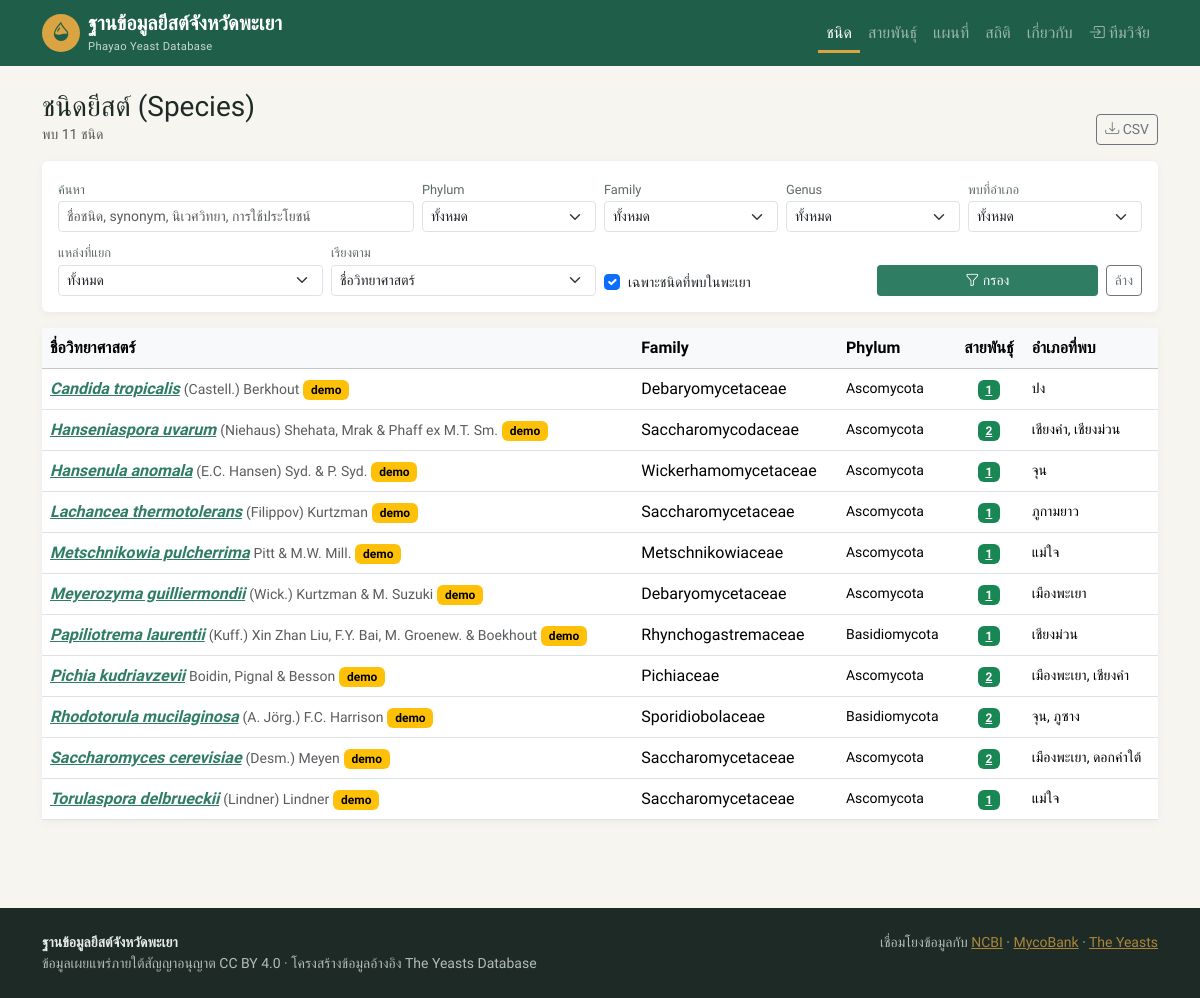
The app's page /species?found=1 with its own data.
### tables this page shows
CREATE TABLE IF NOT EXISTS species (
  id                     INT AUTO_INCREMENT PRIMARY KEY,
   
  kingdom                VARCHAR(60) DEFAULT 'Fungi',
  subkingdom             VARCHAR(60) DEFAULT 'Dikarya',
  phylum                 VARCHAR(60),
  subphylum              VARCHAR(60),
  class_name             VARCHAR(60),
  order_name             VARCHAR(60),
  family                 VARCHAR(60),
  genus                  VARCHAR(80) NOT NULL,
  epithet                VARCHAR(80) NOT NULL,
  authority              VARCHAR(200),
  year_described         SMALLINT,
  mycobank_no            VARCHAR(20),
  ncbi_taxid             INT,
  current_name           VARCHAR(300),
  basionym               VARCHAR(300),
   
  phylogenetic_placement TEXT,
  comments               TEXT,
  ecology                TEXT,
  applications           TEXT,        
   
  growth_description     TEXT,
  cell_shape             VARCHAR(200),
  cell_size              VARCHAR(100),
  filaments              VARCHAR(200),
  asexual_reproduction   VARCHAR(200),
  sexual_reproduction    TEXT,
  ascospores             VARCHAR(200),
  physiology_summary     TEXT,
  coq_system             VARCHAR(20),
   
  d1d2_ref_accession     VARCHAR(30),
  d1d2_ref_strain        VARCHAR(100),
   
  ncbi_lineage           TEXT,
  ncbi_synced_at         DATETIME,
  is_demo                TINYINT(1) NOT NULL DEFAULT 0,
  created_by             INT,
  updated_by             INT,
  created_at             TIMESTAMP DEFAULT CURRENT_TIMESTAMP,
  updated_at             TIMESTAMP DEFAULT CURRENT_TIMESTAMP ON UPDATE CURRENT_TIMESTAMP,
  UNIQUE KEY uq_species (genus, epithet),
  KEY idx_family (family),
  FULLTEXT KEY ft_species (genus, epithet, comments, ecology, applications)
);

### src/public_pages.php (called while the page is built, shortened)
<?php
function lookup_lists(): array
{
    return [
        'districts' => q_all('SELECT * FROM districts ORDER BY id'),
        'sources'   => q_all('SELECT * FROM sources ORDER BY name_th'),
        'families'  => q_all('SELECT DISTINCT family FROM species WHERE family IS NOT NULL ORDER BY family'),
        'genera'    => q_all('SELECT DISTINCT genus FROM species ORDER BY genus'),
        'species'   => q_all('SELECT id, genus, epithet FROM species ORDER BY genus, epithet'),
    ];
}
function page_species_list(): void
{
    $w = [];
    $p = [];
    if (input('found') === '1') $w[] = 'EXISTS (SELECT 1 FROM strains x WHERE x.species_id = s.id)';
    $where = $w ? 'WHERE ' . implode(' AND ', $w) : '';
    $sorts = ['name' => 's.genus, s.epithet', 'family' => 's.family, s.genus, s.epithet', 'strains' => 'n_strains DESC, s.genus'];
    $sort = $sorts[input('sort', 'name')] ?? $sorts['name'];
    $pg = paginate((int) q_val("SELECT COUNT(*) FROM species s $where", $p), (int) input('page', 1), config('per_page'));
    $rows = q_all("SELECT s.*, (SELECT COUNT(*) FROM strains x WHERE x.species_id = s.id) n_strains,
            (SELECT GROUP_CONCAT(DISTINCT d.name_th ORDER BY d.id SEPARATOR ', ') FROM strains x
               JOIN districts d ON d.id = x.district_id WHERE x.species_id = s.id) districts
        FROM species s $where ORDER BY $sort LIMIT {$pg['per']} OFFSET {$pg['offset']}", $p);
    view('species_list', compact('rows', 'pg', 'phyla') + lookup_lists() + ['title' => 'ชนิดยีสต์ (Species)']);
}

### src/db.php (called while the page is built, shortened)
<?php
function db(): PDO
{
    static $pdo = null;
    if ($pdo === null) {
        $c = config('db');
        $dsn = "mysql:host={$c['host']};port={$c['port']};dbname={$c['name']};charset=utf8mb4";
        $pdo = new PDO($dsn, $c['user'], $c['pass'], [
            PDO::ATTR_ERRMODE            => PDO::ERRMODE_EXCEPTION,
            PDO::ATTR_DEFAULT_FETCH_MODE => PDO::FETCH_ASSOC,
            PDO::ATTR_EMULATE_PREPARES   => false,
        ]);
    }
    return $pdo;
}
function q(string $sql, array $params = []): PDOStatement
{
    $st = db()->prepare($sql);
    $st->execute($params);
    return $st;
}
function q_all(string $sql, array $params = []): array
{
    return q($sql, $params)->fetchAll();
}
function q_val(string $sql, array $params = [])
{
    $v = q($sql, $params)->fetchColumn();
    return $v === false ? null : $v;
}

### src/config.php (called while the page is built, shortened)
<?php
$config = [
    'app_name'     => 'Phayao Yeast Database',
    'app_name_th'  => 'ฐานข้อมูลยีสต์จังหวัดพะเยา',
    'base_url'     => getenv('BASE_URL') ?: '',
    'db' => [
        'host' => getenv('DB_HOST') ?: '127.0.0.1',
        'port' => getenv('DB_PORT') ?: '3306',
        'name' => getenv('DB_NAME') ?: 'yeast_pyo',
        'user' => getenv('DB_USER') ?: 'root',
        'pass' => getenv('DB_PASS') ?: '',
    ],
    'ncbi' => [
        'tool'    => 'pyo_ydb',
        'email'   => getenv('NCBI_EMAIL') ?: '',
        'api_key' => getenv('NCBI_API_KEY') ?: '',
        'timeout' => 20,
    ],
    'public_coord_precision' => 2,
    'per_page'     => 20,
    'upload_dir'   => __DIR__ . '/../public/uploads',
    'upload_max'   => 10 * 1024 * 1024,
    'data_license' => 'CC BY 4.0',
];
$local = __DIR__ . '/../config.local.php';
return $config;

### views/species_list.php (the view, shortened to what this page needs)
<?php
$opt = fn($rows, $k, $v = null) => array_combine(array_column($rows, $k), array_column($rows, $v ?? $k));
$dist = array_combine(array_column($districts, 'id'), array_map(fn($d) => 'อ.' . $d['name_th'], $districts));
$src = array_combine(array_column($sources, 'id'), array_column($sources, 'name_th'));
?>
<div class="d-flex flex-wrap justify-content-between align-items-end gap-2 mb-3">
  <div><h1 class="h3 mb-0">ชนิดยีสต์ (Species)</h1><div class="text-muted small">พบ <?= number_format($pg['total']) ?> ชนิด</div></div>
  <div class="d-flex gap-2">
    <a class="btn btn-sm btn-outline-secondary" href="<?= url('export/species.csv') ?>"><i class="bi bi-download"></i> CSV</a>
  </div>
</div>
<form class="card filter-card mb-3"><div class="card-body row g-2 align-items-end">
  <div class="col-md-4"><label class="form-label">ค้นหา</label>
    <input class="form-control form-control-sm" name="q" value="<?= e(input('q')) ?>" placeholder="ชื่อชนิด, synonym, นิเวศวิทยา, การใช้ประโยชน์"></div>
  <div class="col-6 col-md-2"><?php partial('select', ['name' => 'phylum', 'label' => 'Phylum', 'options' => $opt($phyla, 'phylum'), 'value' => input('phylum')]); ?></div>
  <div class="col-6 col-md-2"><?php partial('select', ['name' => 'family', 'label' => 'Family', 'options' => $opt($families, 'family'), 'value' => input('family')]); ?></div>
  <div class="col-6 col-md-2"><?php partial('select', ['name' => 'genus', 'label' => 'Genus', 'options' => $opt($genera, 'genus'), 'value' => input('genus')]); ?></div>
  <div class="col-6 col-md-2"><?php partial('select', ['name' => 'district', 'label' => 'พบที่อำเภอ', 'options' => $dist, 'value' => input('district')]); ?></div>
  <div class="col-6 col-md-3"><?php partial('select', ['name' => 'source', 'label' => 'แหล่งที่แยก', 'options' => $src, 'value' => input('source')]); ?></div>
  <div class="col-6 col-md-3"><?php partial('select', ['name' => 'sort', 'label' => 'เรียงตาม', 'options' => ['family' => 'Family', 'strains' => 'จำนวนสายพันธุ์'], 'value' => input('sort'), 'empty' => 'ชื่อวิทยาศาสตร์']); ?></div>
  <div class="col-md-3"><div class="form-check mt-3"><input class="form-check-input" type="checkbox" name="found" value="1" id="found" <?= input('found') === '1' ? 'checked' : '' ?>>
    <label class="form-check-label small" for="found">เฉพาะชนิดที่พบในพะเยา</label></div></div>
  <div class="col-md-3 d-flex gap-2"><button class="btn btn-sm btn-pyo flex-fill"><i class="bi bi-funnel"></i> กรอง</button>
    <a class="btn btn-sm btn-outline-secondary" href="<?= url('species') ?>">ล้าง</a></div>
</div></form>
<div class="card"><div class="table-responsive"><table class="table table-hover align-middle mb-0">
  <thead class="table-light"><tr><th>ชื่อวิทยาศาสตร์</th><th class="d-none d-md-table-cell">Family</th><th class="d-none d-lg-table-cell">Phylum</th><th class="text-center">สายพันธุ์</th><th class="d-none d-md-table-cell">อำเภอที่พบ</th></tr></thead>
  <tbody>
  <?php foreach ($rows as $r): ?>
    <tr>
      <td><a class="fw-semibold" href="<?= url('species/' . $r['id']) ?>"><?= species_name($r) ?></a>
        <small class="text-muted"><?= e($r['authority']) ?></small><?= $r['is_demo'] ? ' <span class="badge text-bg-warning">demo</span>' : '' ?></td>
      <td class="d-none d-md-table-cell"><?= e($r['family']) ?></td>
      <td class="d-none d-lg-table-cell small"><?= e($r['phylum']) ?></td>
      <td class="text-center"><?= $r['n_strains'] ? '<a href="' . url('strains', ['species' => $r['id']]) . '" class="badge text-bg-success">' . $r['n_strains'] . '</a>' : '<span class="text-muted">0</span>' ?></td>
      <td class="d-none d-md-table-cell small"><?= e($r['districts'] ?? '–') ?></td>
    </tr>
  <?php endforeach; ?>
  </tbody>
</table></div></div>

### src/helpers.php (shortened to what this page needs)
<?php
function config(?string $key = null)
{
    static $cfg = null;
    $cfg ??= require __DIR__ . '/config.php';
    return $key === null ? $cfg : ($cfg[$key] ?? null);
}
function e($v): string
{
    return htmlspecialchars((string) ($v ?? ''), ENT_QUOTES, 'UTF-8');
}
function url(string $path = '', array $query = []): string
{
    $u = rtrim(config('base_url'), '/') . '/' . ltrim($path, '/');
    $query = array_filter($query, fn($v) => $v !== '' && $v !== null);
    return $query ? $u . '?' . http_build_query($query) : $u;
}
function view(string $__view, array $vars = [], string $__layout = 'layout'): void
{
    extract($vars, EXTR_SKIP);
    require __DIR__ . "/../views/$__view.php";
}
function input(string $k, $default = '')
{
    $v = $_GET[$k] ?? $default;
    return is_string($v) ? trim($v) : $v;
}
function species_name(array $row, string $g = 'genus', string $s = 'epithet'): string
{
    return '<i>' . e($row[$g] . ' ' . $row[$s]) . '</i>';
}
function paginate(int $total, int $page, int $per): array
{
    $pages = max(1, (int) ceil($total / $per));
    $page = min(max(1, $page), $pages);
    return ['total' => $total, 'page' => $page, 'pages' => $pages, 'per' => $per, 'offset' => ($page - 1) * $per];
}

### public/index.php (shortened to what this page needs)
<?php
require __DIR__ . '/../src/helpers.php';
require __DIR__ . '/../src/db.php';
require __DIR__ . '/../src/public_pages.php';
$path = '/' . trim(parse_url($_SERVER['REQUEST_URI'], PHP_URL_PATH), '/');
$method = $_SERVER['REQUEST_METHOD'];
try {
    foreach ($routes as [$m, $re, $fn]) {
        if ($m === $method && preg_match($re, $path, $mm)) {
            array_shift($mm);
            $fn(...$mm);
            exit;
        }
    }
} catch (PDOException $ex) {
    error_log($ex->getMessage());
    abort(500, 'เกิดข้อผิดพลาดของฐานข้อมูล' . (getenv('APP_DEBUG') ? ': ' . $ex->getMessage() : ''));
}

### public/assets/css/app.css (style rules this page uses)
:root { --pyo-green: #1f5f4a; --pyo-green-2: #2f7d63; --pyo-amber: #d9a441; --pyo-cream: #f7f5ef; --pyo-ink: #1d2a26; }
body { font-family: 'IBM Plex Sans Thai', system-ui, sans-serif; background: var(--pyo-cream); color: var(--pyo-ink); }
a { color: var(--pyo-green-2); }
.btn-pyo { background: var(--pyo-green-2); color: #fff; border: 0; }
.card { border: 0; box-shadow: 0 2px 10px rgba(0,0,0,.05); }
.filter-card .form-label { font-size: .8rem; margin-bottom: .15rem; color: #5b6b65; }

### records on screen
species: id "11", genus+epithet "Meyerozyma guilliermondii", authority "(Wick.) Kurtzman & M. Suzuki", is_demo "demo", family "Debaryomycetaceae", phylum "Ascomycota", n_strains "1", districts "เมืองพะเยา"
species: genus+epithet "Candida tropicalis", authority "(Castell.) Berkhout", is_demo "demo", family "Debaryomycetaceae", phylum "Ascomycota", n_strains "1", districts "ปง"
species: genus+epithet "Hanseniaspora uvarum", authority "(Niehaus) Shehata, Mrak & Phaff ex M.T. Sm.", is_demo "demo", family "Saccharomycodaceae", phylum "Ascomycota", n_strains "2", districts "เชียงคำ, เชียงม่วน"
species: genus+epithet "Hansenula anomala", authority "(E.C. Hansen) Syd. & P. Syd.", is_demo "demo", family "Wickerhamomycetaceae", phylum "Ascomycota", n_strains "1", districts "จุน"
species: genus+epithet "Lachancea thermotolerans", authority "(Filippov) Kurtzman", is_demo "demo", family "Saccharomycetaceae", phylum "Ascomycota", n_strains "1", districts "ภูกามยาว"
species: genus+epithet "Metschnikowia pulcherrima", authority "Pitt & M.W. Mill.", is_demo "demo", family "Metschnikowiaceae", phylum "Ascomycota", n_strains "1", districts "แม่ใจ"
species: genus+epithet "Papiliotrema laurentii", authority "(Kuff.) Xin Zhan Liu, F.Y. Bai, M. Groenew. & Boekhout", is_demo "demo", family "Rhynchogastremaceae", phylum "Basidiomycota", n_strains "1", districts "เชียงม่วน"
species: genus+epithet "Pichia kudriavzevii", authority "Boidin, Pignal & Besson", is_demo "demo", family "Pichiaceae", phylum "Ascomycota", n_strains "2", districts "เมืองพะเยา, เชียงคำ"
species: genus+epithet "Rhodotorula mucilaginosa", authority "(A. Jörg.) F.C. Harrison", is_demo "demo", family "Sporidiobolaceae", phylum "Basidiomycota", n_strains "2", districts "จุน, ภูซาง"
species: genus+epithet "Saccharomyces cerevisiae", authority "(Desm.) Meyen", is_demo "demo", family "Saccharomycetaceae", phylum "Ascomycota", n_strains "2", districts "เมืองพะเยา, ดอกคำใต้"
species: genus+epithet "Torulaspora delbrueckii", authority "(Lindner) Lindner", is_demo "demo", family "Saccharomycetaceae", phylum "Ascomycota", n_strains "1", districts "แม่ใจ"

### other values on screen
$label "Phylum Family Genus พบที่อำเภอ แหล่งที่แยก เรียงตาม"
form field phylum "ทั้งหมด"
form field family "ทั้งหมด"
form field genus "ทั้งหมด"
form field district "ทั้งหมด"
form field source "ทั้งหมด"
form field sort "ชื่อวิทยาศาสตร์"
